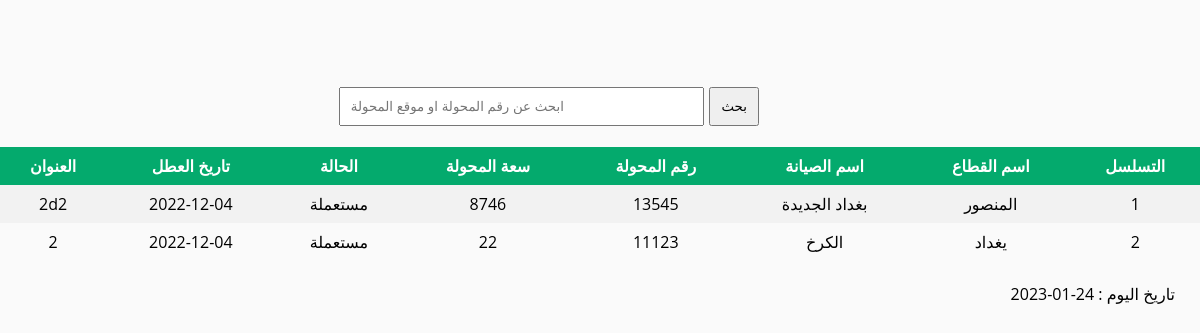
The page / on the database its author committed.
### karkh/models.py (models this page shows, shortened)
class Transformars(models.Model):
    section_name        = models.CharField(max_length=100,verbose_name="اسم القاطع")
    maintinance_name    = models.CharField(max_length=100,verbose_name="اسم الصيانة  ")
    number              = models.CharField(max_length=100,verbose_name="رقم المحولة ")
    capacity            = models.CharField(max_length=100,verbose_name="سعة المحولة")
    address             = models.CharField(max_length=100,verbose_name="عنوان المحولة ")
    status              = models.CharField(choices=[('جديدة','جديدة'),('مستعملة','مستعملة')],
                                            max_length=100,verbose_name=" الحالة")
    fixed              = models.BooleanField(default=False, verbose_name="تم الاصلاح ")
    brokentime          = models.DateField(verbose_name="وقت العطل ")
    addtime             = models.DateField(auto_now=True,verbose_name="وقت التسجيل ")
    class Meta:
        ordering=['-id']
        verbose_name_plural ='المحولات'

### karkh/views.py (the view, shortened to what this page needs)
# urls.py: path('',index,name='index')
def index(request):
    if request.method=='GET':
        return render(request, 'index.html',{'transformers':Transformars.objects.filter(fixed=False),'tt':timezone.now()})

### karkh/templates/index.html (shortened to what this page needs)
<!DOCTYPE html>
<html lang="ar">
<head>
</head>
<body>
    <section class="info" style="direction: rtl;">
      </section>
      <section name="search" class="info" style="margin-bottom: 2rem;">
        <div style=" margin: auto;width: 50%; padding: 10px;">
            <form class="form-inline" method="post"> {% csrf_token %}
              <input name="search"type="search" placeholder="ابحث عن رقم المحولة او موقع المحولة"
              style="width:70%; padding:10px;"  aria-label="Search">
              <button class="btn"style=" padding:10px;" type="submit">بحث</button>
                </form>
            </div>
        </section>
<section name="data" class="card-warpper">
 <table >
    <tr>
        <th> التسلسل</th>
        <th>اسم القطاع</th>
        <th>اسم الصيانة </th>
        <th>رقم المحولة </th>
        <th>  سعة المحولة  </th>
        <th  >الحالة  </th>
        <th >تاريخ العطل   </th>
        <th>العنوان    </th>
    </tr>
  {%for trns in transformers%}
        <tr>
            <td>{{ forloop.counter }}</td>
            <td>{{trns.section_name}}</td>
            <td>{{trns.maintinance_name}}</td>
            <td>{{trns.number}}</td>
            <td>{{trns.capacity}} </td>
            <td>{{trns.status}}</td>
            <td>{{trns.brokentime|date:"Y-m-d" }}</td>
            <td>{{trns.address}}</td>
        </tr>
        {%endfor%}
     </table>
    </section>
    <div style="direction: rtl; right: 25px;position: absolute;">
      <br>
    تاريخ اليوم  :  {{tt|date:" d-m-Y" }}
   </div>
</body>
</html>

### karkh/templates/index.html (style rules this page uses)
.info { font-size: 1.2em; display: flex; padding: 1em 3em; height: 3em; }
:root { --color: #000; --transition-time: 0.5s; }
* { box-sizing: border-box; }
body { margin: 0; min-height: 100vh; font-family: 'Open Sans'; background: #fafafa; }
table { border-collapse: collapse; width: 100%; text-align: center; direction:rtl; }
th, td { padding: 8px; }
tr:nth-child(even) { background-color: #f2f2f2 }
th { background-color: #04AA6D; color: white; }

### rows shown on the page
Transformars: section_name "المنصور", maintinance_name "بغداد الجديدة", number "13545", capacity "8746", status "مستعملة", brokentime "2022-12-04", address "2d2"
Transformars: section_name "يغداد", maintinance_name "الكرخ", number "11123", capacity "22", status "مستعملة", brokentime "2022-12-04", address "2"
